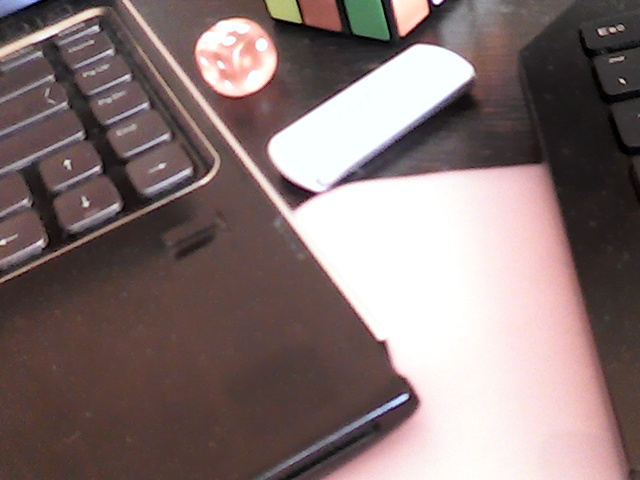
#> input picture The markup for an image OpenCV/data_img1.jpg, 640 x 480 px, given in place of the camera
$ python script.py
#> lines starting #> are read from the running program, lines starting #| are printed output that depends on the picture; after the words box and inside, x2 and y2 are one past the last pixel; in counts of white or black regions, pixels touching at a corner belong together
#> further down, frameSource is the input picture: shape (480, 640, 3); mean B, G, R 114.6, 115.6, 132.7
import numpy as np
import cv2 as cv

cap = cv.VideoCapture(0)

def edit_img(img):

    lists = []

    ilowH = 0
    ihighH = 8
    ilowS = 23
    ihighS = 255
    ilowV = 25
    ihighV = 255


    low_hsv1 = np.array([ilowH, ilowS, ilowV])
    hig_hsv1 = np.array([ihighH, ihighS, ihighV])

    #изменение размера и цветового формата
    #img = cv.resize(img, (100,100))
    img_hsv = cv.cvtColor(img, cv.COLOR_BGR2HSV)
#> img_hsv: shape (480, 640, 3); mean H, S, V 60.7, 50.5, 133.5

    #бинаризация изображения по маскам
    mask = cv.inRange(img_hsv, low_hsv1, hig_hsv1)
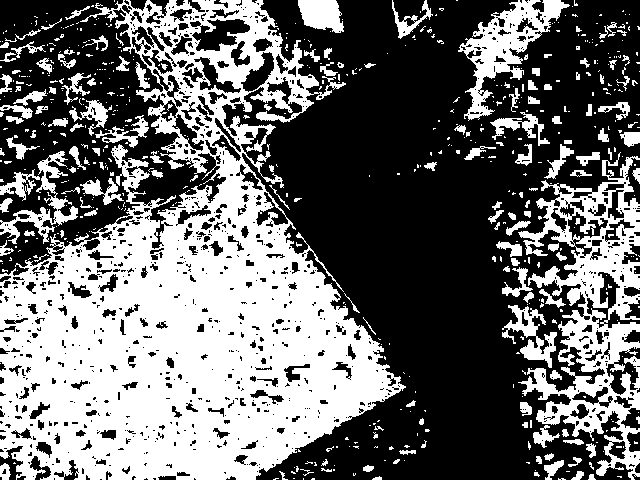
#> mask: shape (480, 640); 42.5% white; 597 white regions (449 under 20 px), largest, box (x1, y1, x2, y2) and area: (0, 0, 406, 480) 92768, (518, 152, 640, 480) 14919, (458, 0, 570, 121) 4167

    #уменьшение шумов
    mask = cv.erode(mask, (3,3), iterations = 2)
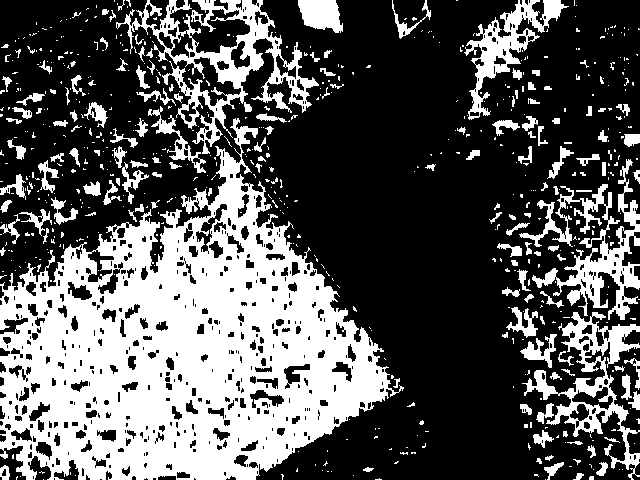
#> mask: shape (480, 640); 34.8% white; 632 white regions (482 under 20 px), largest, box (x1, y1, x2, y2) and area: (0, 118, 404, 480) 71220, (116, 0, 319, 154) 7439, (519, 159, 640, 320) 5369
    mask = cv.dilate(mask, (3,3), iterations = 4)
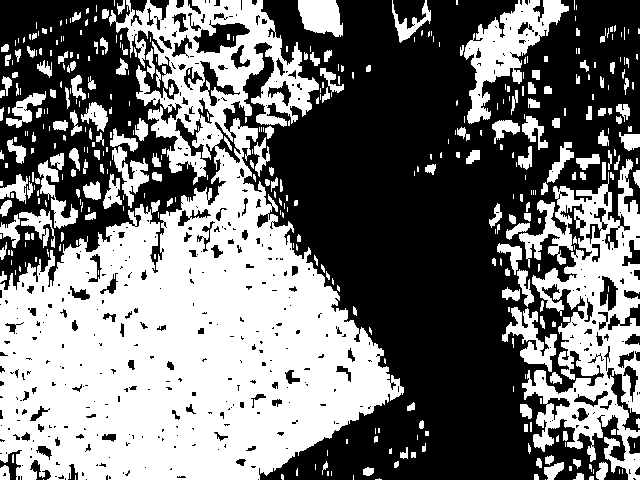
#> mask: shape (480, 640); 45.9% white; 408 white regions (229 under 20 px), largest, box (x1, y1, x2, y2) and area: (0, 0, 404, 480) 96707, (519, 159, 640, 480) 17631, (464, 0, 569, 124) 4684

    lists.append(mask)
    lists.append(img_hsv)
    return lists


while True :
	ret, frameSource = cap.read()
	#frameSource = cv.resize(frameSource, (100,100))
	cv.imshow('Frame', frameSource)

	bin_hsv = edit_img(frameSource)
#> bin_hsv = 2 items

	cv.imshow('Frame_bin', bin_hsv[0])

	cv.imshow('Frame_hsv', bin_hsv[1])

	if cv.waitKey(1) == ord('q'):
#> (key q is pressed here)
		break

cap.release()
cv.destroyAllWindows()

cv.imwrite('hsv.png', bin_hsv[1])
cv.imwrite('bin.png', bin_hsv[0])
